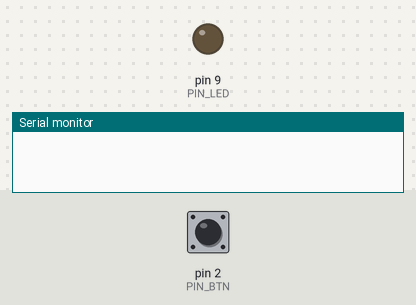
Bench run of a sketch on a simulated Arduino Uno, built with avr-gcc and run on an emulated ATmega328P. Parts: output pins drawn as LEDs (lit = HIGH), the last lines printed to the serial monitor. The test bench sets the inputs (shaded band); at power-on: pin 2 (PIN_BTN) HIGH.

Above: at 1.2 s.
1.3 s: pin 2 (PIN_BTN) pulled LOW for 0.15 s
At 2.4 s:
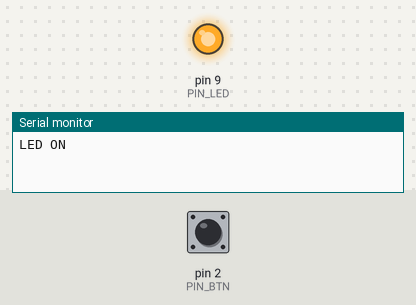
2.9 s: pin 2 (PIN_BTN) pulled LOW for 1 s
At 3.7 s:
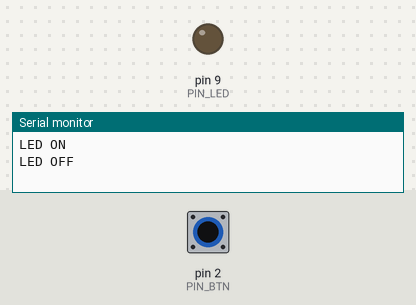
5.4 s: pin 2 (PIN_BTN) pulled LOW for 3.2 s
At 6.8 s:
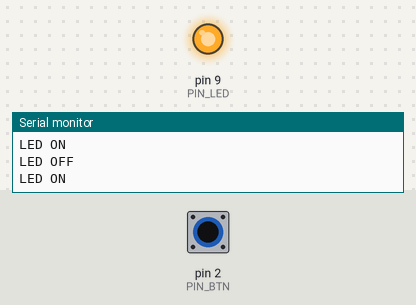
Timing chart, 0 to 8.4 s (numbered marks = the images above; inputs shaded):
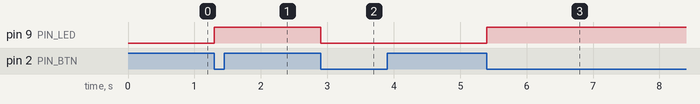

The sketch:

03b_Button_Toggle.ino
```cpp
const uint8_t PIN_LED = 9; // LED via 220Ω -> GND
const uint8_t PIN_BTN = 2; // button leg -> D2, other leg -> GND

bool ledOn = false;
bool lastPressed = false;

void setup() {
  pinMode(PIN_BTN, INPUT_PULLUP); // internal pull-up ON: open = HIGH, pressed = LOW
  pinMode(PIN_LED, OUTPUT);
  Serial.begin(9600); // opens the serial channel to PC
}

void loop() {
  bool pressed = (digitalRead(PIN_BTN) == LOW); // active-LOW: pressed pulls pin to GND

  if (pressed && !lastPressed) { // rising edge: was up, now down
    ledOn = !ledOn; // flip the latch
    digitalWrite(PIN_LED, ledOn);
    Serial.println(ledOn ? "LED ON" : "LED OFF");
  }
  lastPressed = pressed; // remember for next iteration

  delay(20); // slow the Serial spam; we'll do this properly with millis() soon
}
```

Measured:
- after the input at 1.3 s, pin 9 (PIN_LED): LOW → HIGH at once
- after the input at 2.9 s, pin 9 (PIN_LED): HIGH → LOW at once
- after the input at 5.4 s, pin 9 (PIN_LED): LOW → HIGH at once
